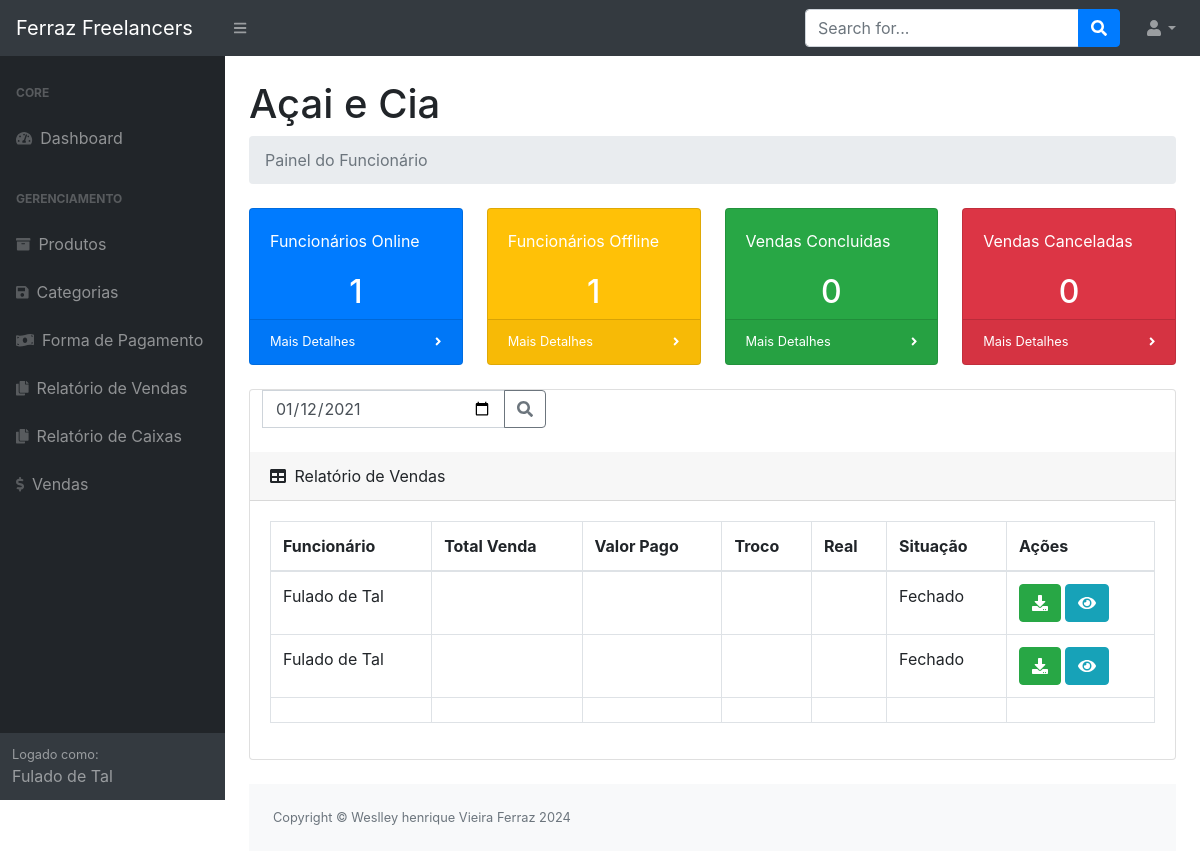
/caixas.php?dataPesquisa=2021-01-12 (signed in), run on the app's committed database.
### tables this page shows
CREATE TABLE IF NOT EXISTS `funcionarios` (
  `id_funcionario` int(11) NOT NULL AUTO_INCREMENT,
  `id_adm` int(11) NOT NULL,
  `situacao` int(11) NOT NULL,
  `nome` varchar(300) NOT NULL,
  `email` varchar(300) NOT NULL,
  `telefone` varchar(300) DEFAULT NULL,
  `senha` varchar(300) NOT NULL,
  `data_registro` date NOT NULL,
  `presenca` int(11) DEFAULT NULL,
  `entrou` time DEFAULT NULL,
  `saiu` time DEFAULT NULL,
  PRIMARY KEY (`id_funcionario`)
);

CREATE TABLE IF NOT EXISTS `dados_empresa` (
  `id_dado` int(11) NOT NULL AUTO_INCREMENT,
  `id_adm` int(11) NOT NULL,
  `empresa` varchar(300) DEFAULT NULL,
  `cnpj` varchar(300) DEFAULT NULL,
  `telefone` varchar(300) DEFAULT NULL,
  PRIMARY KEY (`id_dado`)
);

CREATE TABLE IF NOT EXISTS `caixas` (
  `id_caixa` int(11) NOT NULL AUTO_INCREMENT,
  `id_adm` int(11) NOT NULL,
  `id_funcionario` int(11) NOT NULL,
  `situacao` int(11) NOT NULL,
  `dinheiro` double NOT NULL,
  `credito` double NOT NULL,
  `debito` double NOT NULL,
  `outros` double NOT NULL,
  `data_abertura` date NOT NULL,
  `hora_abertura` time NOT NULL,
  `data_fechamento` date DEFAULT NULL,
  `hora_fechamento` time DEFAULT NULL,
  PRIMARY KEY (`id_caixa`)
);

### classes/verificacoes.php (called while the page is built, shortened)
<?php
 Class verificacao{
 	public function verifica_nivel($id_adm, $id_mestre, $id_funcionario){
 		if ($id_funcionario != null) {
 			$retorno = "Painel do Funcionário";
 		}
 		return $retorno;
 	}
    public function verifica_id_adm($id_funcionario){
        $c = new conectar();
        $conexao = $c->conexao();
        $busca = "SELECT * FROM funcionarios WHERE id_funcionario = '$id_funcionario'";
        $resultado = mysqli_query($conexao, $busca);
        $funcionario = mysqli_fetch_array($resultado);
        $id_adm = $funcionario["id_adm"];
        $retorno = $id_adm;
        return $retorno;
    }
    public function verifica_nome_empresa($id_adm){
        $c = new conectar();
        $conexao = $c->conexao();
        $busca = "SELECT * FROM dados_empresa WHERE id_adm = '$id_adm'";
        $resultado = mysqli_query($conexao, $busca);
        $empresa = mysqli_fetch_array($resultado);
        $nome_empresa = $empresa["empresa"];
        return $nome_empresa;
    }
    public function verifica_situacao_caixa($id_caixa){
        $c = new conectar();
        $conexao = $c->conexao();
        $busca = "SELECT * FROM caixas WHERE id_caixa = '$id_caixa'";
        $resultado = mysqli_query($conexao, $busca);
        $caixa = mysqli_fetch_array($resultado);
        if ($caixa["situacao"] == 1) {
            $retorno = "Aberto";
        }elseif ($caixa["situacao"] == 2) {
            $retorno = "Fechado";
        }
        return $retorno;
    }
 }

### caixas.php (the view, shortened to what this page needs)
<?php
    $hoje = date("Y,m,d");
    include_once("menu.php");
    include_once("classes/verificacoes.php");
    if(isset($_SESSION['usuario'])){
        $c = new conectar();
        $conexao = $c->conexao();
        $v = new verificacao();
        $verificacao = $v->verifica_nivel($id_adm, $id_mestre, $id_funcionario);
        if (@$_SESSION['id_funcionario'] != null) {
            $id_adm = $v->verifica_id_adm($id_funcionario);
        }
        $nome_empresa = $v->verifica_nome_empresa($id_adm);
?>
            <div id="layoutSidenav_content">
                <main>
                    <div class="container-fluid">
                        <h1 class="mt-4"><?php echo $nome_empresa; ?></h1>
                        <ol class="breadcrumb mb-4">
                            <li class="breadcrumb-item active"><?php echo $verificacao; ?></li>
                        </ol>
                        <?php if (!isset($_GET["vendas"])) { ?>
                        <div class="row">
                            <div class="col-xl-3 col-md-6">
                                <?php
                                $consulta_funcionarios = "SELECT * FROM funcionarios WHERE id_adm = $id_adm AND presenca = '1'";
                                $resultado_funcionarios = mysqli_query($conexao, $consulta_funcionarios);
                                $linha_funcionarios = mysqli_num_rows($resultado_funcionarios)
                                 ?>
                                <div class="card bg-primary text-white mb-4">
                                    <div class="card-body">Funcionários Online</div>
                                    <center><h2><?php echo $linha_funcionarios; ?></h2></center>
                                    <div class="card-footer d-flex align-items-center justify-content-between">
                                        <a class="small text-white stretched-link" href="#">Mais Detalhes</a>
                                        <div class="small text-white"><i class="fas fa-angle-right"></i></div>
                                    </div>
                                </div>
                            </div>
                            <div class="col-xl-3 col-md-6">
                                <?php
                                $consulta_funcionarios2 = "SELECT * FROM funcionarios WHERE id_adm = $id_adm AND presenca = '2'";
                                $resultado_funcionarios2 = mysqli_query($conexao, $consulta_funcionarios2);
                                $linha_funcionarios2 = mysqli_num_rows($resultado_funcionarios2)
                                 ?>
                                <div class="card bg-warning text-white mb-4">
                                    <div class="card-body">Funcionários Offline</div>
                                    <center><h2><?php echo $linha_funcionarios2; ?></h2></center>
                                    <div class="card-footer d-flex align-items-center justify-content-between">
                                        <a class="small text-white stretched-link" href="#">Mais Detalhes</a>
                                        <div class="small text-white"><i class="fas fa-angle-right"></i></div>
                                    </div>
                                </div>
                            </div>
                            <div class="col-xl-3 col-md-6">
                                <?php
                                if (@$_SESSION['id_adm'] != null) {
                                    $consulta_vr = "SELECT * FROM vendas WHERE id_adm = $id_adm AND data_venda = '$hoje' AND situacao = '1'";
                                }elseif (@$_SESSION['id_funcionario'] != null) {
                                    $consulta_vr = "SELECT * FROM vendas WHERE id_adm = $id_adm AND id_funcionario = '$id_funcionario' AND data_venda = '$hoje' AND situacao = '1'";
                                }
                                $resultado_vr = mysqli_query($conexao, $consulta_vr);
                                $linha_vr = mysqli_num_rows($resultado_vr);
                                 ?>
                                <div class="card bg-success text-white mb-4">
                                    <div class="card-body">Vendas Concluidas</div>
                                    <center><h2><?php echo $linha_vr; ?></h2></center>
                                    <div class="card-footer d-flex align-items-center justify-content-between">
                                        <a class="small text-white stretched-link" href="#">Mais Detalhes</a>
                                        <div class="small text-white"><i class="fas fa-angle-right"></i></div>
                                    </div>
                                </div>
                            </div>
                            <div class="col-xl-3 col-md-6">
                                <?php
                                if (@$_SESSION['id_adm'] != null) {
                                    $consulta_vr2 = "SELECT * FROM vendas WHERE id_adm = $id_adm AND data_venda = '$hoje' AND situacao = '3'";
                                }elseif (@$_SESSION['id_funcionario'] != null) {
                                    $consulta_vr2 = "SELECT * FROM vendas WHERE id_adm = $id_adm AND id_funcionario = '$id_funcionario' AND data_venda = '$hoje' AND situacao = '3'";
                                }
                                $resultado_vr2 = mysqli_query($conexao, $consulta_vr2);
                                $linha_vr2 = mysqli_num_rows($resultado_vr2);
                                 ?>
                                <div class="card bg-danger text-white mb-4">
                                    <div class="card-body">Vendas Canceladas</div>
                                    <center><h2><?php echo $linha_vr2; ?></h2></center>
                                    <div class="card-footer d-flex align-items-center justify-content-between">
                                        <a class="small text-white stretched-link" href="#">Mais Detalhes</a>
                                        <div class="small text-white"><i class="fas fa-angle-right"></i></div>
                                    </div>
                                </div>
                            </div>
                        </div>
                        <?php } ?>
                        <div id="tabelaCategoriaLoad" class="card mb-4">
                            <?php $dataPesquisa = @$_GET["dataPesquisa"]; ?>
                            <form class="col-lg-4" action="" method="get">
                                <div class="input-group mb-4">
                                    <input name="dataPesquisa" type="date" class="form-control" aria-label="Exemplo do tamanho do input" aria-describedby="inputGroup-sizing-default" value="<?php echo $dataPesquisa; ?>">
                                    <div class="input-group-append">
                                    <button class="btn btn-outline-secondary" type="submit" title="pesquisar"><i class="fas fa-search"></i></button>
                                    </div>
                                </div>
                            </form>
                            <div class="card-header">
                                <i class="fas fa-table mr-1"></i>
                                Relatório de Vendas
                            </div>
                            <div class="card-body">
                                <div class="table-responsive">
                                    <table class="table table-bordered" id="dataTable" width="100%" cellspacing="0">
                                        <thead>
                                            <tr>
                                                <th>Funcionário</th>
                                                <th>Total Venda</th>
                                                <th>Valor Pago</th>
                                                <th>Troco</th>
                                                <th>Real</th>
                                                <th>Situação</th>
                                                <th>Ações</th>
                                            </tr>
                                        </thead>
                                        <tbody>
                                            <?php
                                            if (@$_SESSION['id_adm'] != null) {
                                                if (isset($_GET["dataPesquisa"])) {
                                                    $busca_caixas = "SELECT * FROM caixas WHERE id_adm = '$id_adm' AND data_abertura = '$dataPesquisa'";
                                                }else{
                                                    $busca_caixas = "SELECT * FROM caixas WHERE id_adm = '$id_adm' AND data_abertura = '$hoje'";
                                                }
                                             }elseif (@$_SESSION['id_funcionario'] != null) {
                                                if (isset($_GET["dataPesquisa"])) {
                                                    $busca_caixas = "SELECT * FROM caixas WHERE id_funcionario = '$id_funcionario' AND id_adm = '$id_adm' AND data_abertura = '$dataPesquisa'";
                                                }else{
                                                    $busca_caixas = "SELECT * FROM caixas WHERE id_funcionario = '$id_funcionario' AND id_adm = '$id_adm' AND data_abertura = '$hoje'";
                                                }
                                             }
                                             else{
                                                $busca_caixas = "SELECT * FROM caixas AND data_abertura = '$hoje'";
                                             }
                                            $resultado_caixas = mysqli_query($conexao, $busca_caixas);
                                            $linha_caixas = mysqli_num_rows($resultado_caixas);
                                            if($linha_caixas == ''){
                                                echo "<th><h3> Não foram encontrados dados Cadastrados no Banco!! </h3></th>";
                                            }else{
                                                while($res = mysqli_fetch_array($resultado_caixas)){
                                                   $id_funcionario2 = $res["id_funcionario"];
                                                   $busca_funcionario = "SELECT * FROM funcionarios WHERE id_funcionario = '$id_funcionario2' AND id_adm = '$id_adm'";
                                                   $resultado_funcionario = mysqli_query($conexao, $busca_funcionario);
                                                   $funcionario = mysqli_fetch_array($resultado_funcionario);
                                                   $id_caixa = $res["id_caixa"];
                                                   $situacao = $v->verifica_situacao_caixa($id_caixa);
                                             ?>
                                            <tr>
                                                <td><?php echo $funcionario["nome"]; ?></td>
                                                <td><?php echo $res["total"]; ?></td>
                                                <td><?php echo $res["valor_pago"]; ?></td>
                                                <td><?php echo $res["troco"]; ?></td>
                                                <td>
                                                    </td>
                                                <td><?php echo $situacao; ?></td>
                                                <td>
                                                    <a title="Imprimir Comprovante" href="funcoes/comprovante_pdf.php?id_venda=<?php echo $res["id_venda"] ?>" class="btn btn-success"><i class="fas fa-download"></i></a>
                                                    <a title="Ver Comprovante" href="comprovante.php?id_venda=<?php echo $res["id_venda"] ?>" class="btn btn-info"><i class="fas fa-eye"></i></a>
                                                </td>
                                            </tr>
                                            <?php }} ?>
                                        </tbody>
                                        <tfoot>
                                            <tr>
                                                <th></th>
                                                <th></th>
                                                <th></th>
                                                <th></th>
                                                <th></th>
                                                <th></th>
                                                <th>
                                                </th>
                                            </tr>
                                        </tfoot>
                                    </table>
                                </div>
                            </div>
                        </div>
<?php
    include_once("rodape.php");
}else{
    echo "<script language='javascript'>window.alert('ERRO - não está Logado'); </script>";
    echo "<script language='javascript'>window.location='login.php'; </script>";
}
?>

### data on the page
funcionarios: id_adm.empresa "Açai e Cia"
caixas: id_funcionario.nome "Fulado de Tal", situacao "Fechado"
caixas: id_funcionario.nome "Fulado de Tal", situacao "Fechado"

### other printed values
$nome "Fulado de Tal"
$verificacao "Painel do Funcionário"
$linha_funcionarios "1"
$linha_funcionarios2 "1"
$linha_vr "0"
$linha_vr2 "0"
